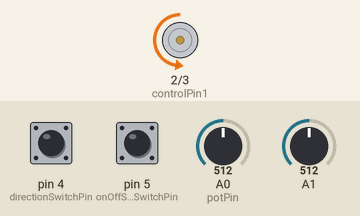
A sketch run on a simulated Arduino Uno, built with avr-gcc and run on an emulated ATmega328P. Parts: motor-driver pin pairs drawn as motors (green arrow = first pin HIGH = forward, orange = second pin HIGH = backward, longer = more drive, scaled by the enable pin). The test bench sets the inputs (shaded band); at power-on: A0 (potPin) = 512, A1 = 512, pin 4 (directionSwitchPin) LOW, pin 5 (onOffSwitchStateSwitchPin) LOW. What the sketch prints to the serial monitor is not drawn.

Above: at 1.2 s.
1.3 s: A0 (potPin) set to 716
At 1.8 s:
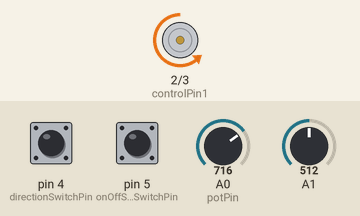
2.8 s: A0 (potPin) set to 900
At 4.0 s:
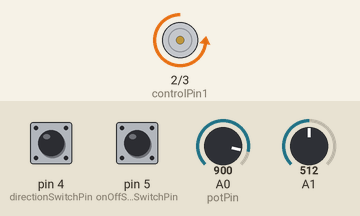
4.3 s: A0 (potPin) set to 122
At 5.5 s:
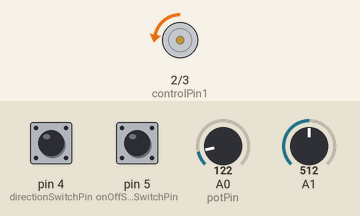
5.8 s: A0 (potPin) set to 0
At 6.6 s:
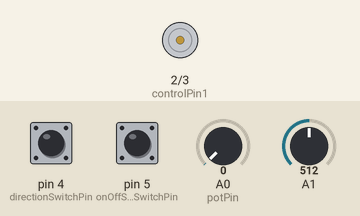
7.3 s: A1 set to 109
10.3 s: A1 set to 89
Timing chart, 0 to 13.3 s (numbered marks = the images above; inputs shaded):
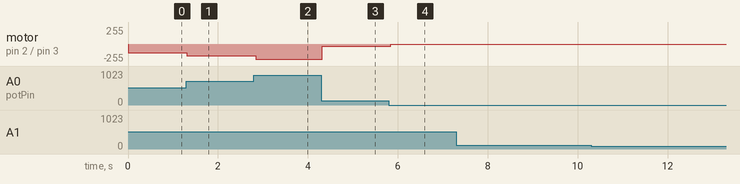

The sketch:

test.ino
```cpp
const int controlPin1 = 2;
const int controlPin2 = 3;
const int enablePin = 9;
const int directionSwitchPin = 4;
const int onOffSwitchStateSwitchPin = 5;
const int potPin = A0;

int onOffSwitchState = 0;
int previousOnOffSwitchState = 0;
int directionSwitchState = 0;
int previousDirectionSwitchState = 0;

int motorEnabled = 0;
int motorSpeed = 0;
int motorDirection = 1;

void setup() {
    Serial.begin(9600);
    pinMode(directionSwitchPin, INPUT);
    pinMode(onOffSwitchStateSwitchPin, INPUT);
    pinMode(controlPin1, OUTPUT);
    pinMode(controlPin2, OUTPUT);
    pinMode(enablePin, OUTPUT);
    digitalWrite(enablePin, LOW);
}

void loop() {
    onOffSwitchState = digitalRead(onOffSwitchStateSwitchPin);
    delay(1);
    directionSwitchState = digitalRead(directionSwitchPin);
    motorSpeed = analogRead(potPin) / 4;

    digitalWrite(controlPin1, LOW);
    digitalWrite(controlPin2, HIGH);
    analogWrite(enablePin, motorSpeed);

    Serial.print("Pin 2: ");
    Serial.print(digitalRead(controlPin1));
    Serial.print(", Pin 3: ");
    Serial.print(digitalRead(controlPin2));
    Serial.print(", Pin 9: ");
    Serial.print(analogRead(enablePin));
    Serial.print(", Switch State: ");
    Serial.println(digitalRead(onOffSwitchStateSwitchPin));
}
```

Measured:
- after the input at 1.3 s, motor on pin 2 (controlPin1) / pin 3 (controlPin2): backward 128/255 → backward 179/255 at once
- after the input at 2.8 s, motor on pin 2 (controlPin1) / pin 3 (controlPin2): backward 179/255 → backward 225/255 at once
- after the input at 4.3 s, motor on pin 2 (controlPin1) / pin 3 (controlPin2): backward 225/255 → backward 30/255 at once
- after the input at 5.8 s, motor on pin 2 (controlPin1) / pin 3 (controlPin2): backward 30/255 → stopped after 0.05 s
- after the input at 7.3 s, every drawn part: stays the same
- after the input at 10.3 s, every drawn part: stays the same
